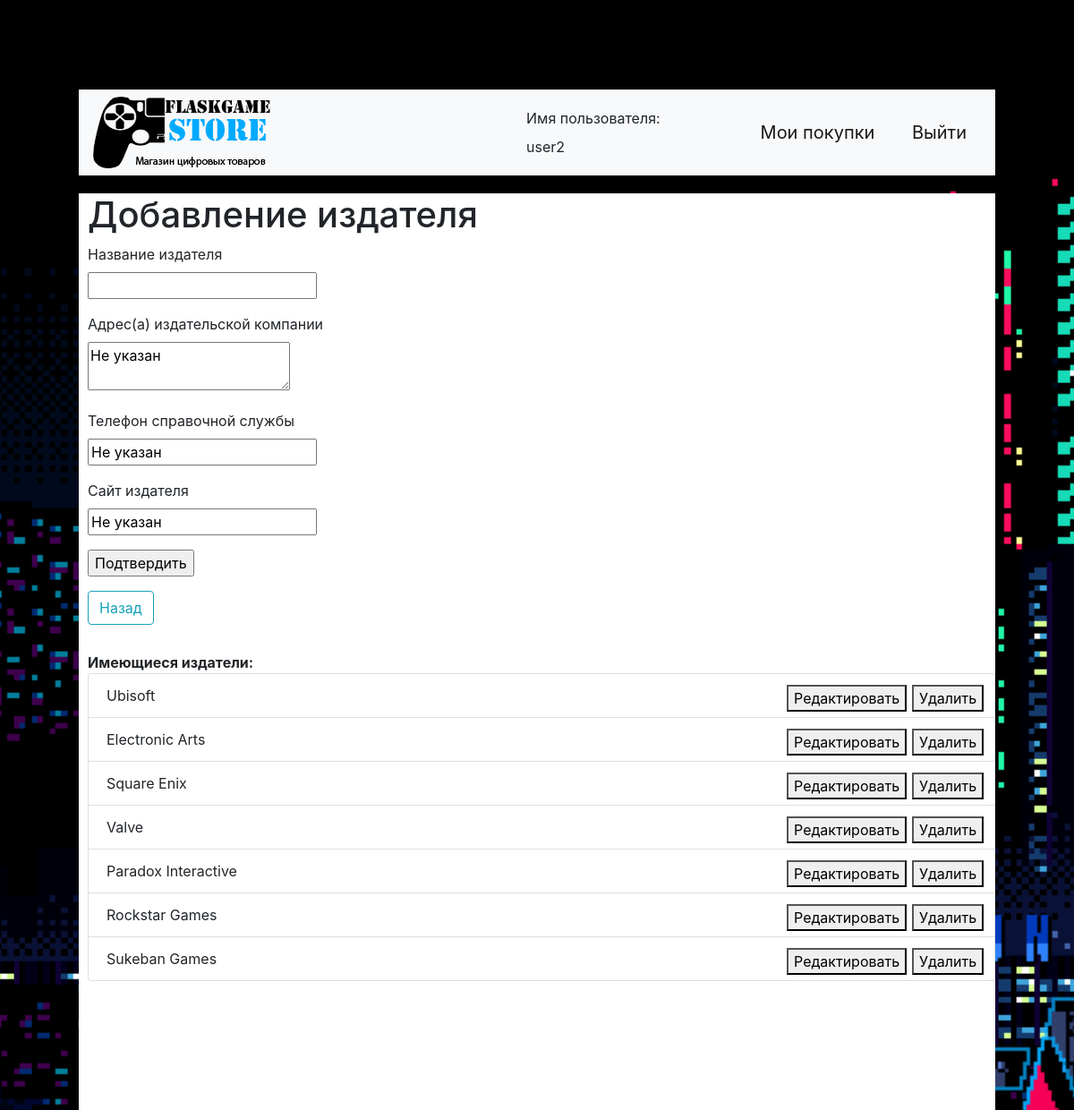
/add_publisher (signed in), run on the app's committed database.
### main_window.py (models this page shows, shortened)
class Publisher(db.Model):
    pub_id = db.Column(db.Integer, primary_key=True)
    pub_name = db.Column(db.String(128), unique=True, nullable=False)
    address = db.Column(db.TEXT, unique=False, nullable=False)
    telephone = db.Column(db.String(128), nullable=False)
    site = db.Column(db.String(128), nullable=True)

### main_window.py (the view, shortened to what this page needs)
@app.route('/add_publisher', methods=['GET', 'POST'])
def add_publisher():
    form = AddPublisherForm()
    publishers = Publisher.query.all()
    return render_template('add_publisher.html', title='Добавление издателя', form=form, username=session['username'],
                           publishers=publishers)

### forms.py
class AddPublisherForm(FlaskForm):
    pub_name = StringField('Название издателя', validators=[DataRequired()])
    address = TextAreaField('Адрес(а) издательской компании', default='Не указан', validators=[DataRequired()])
    telephone = StringField('Телефон справочной службы', default='Не указан', validators=[DataRequired()])
    site = StringField('Сайт издателя', default='Не указан', validators=[DataRequired()])
    submit = SubmitField('Подтвердить')

### templates/add_publisher.html (shortened to what this page needs)
{% extends "base.html" %}
{% block content %}
    <form action="" method="post" novalidate style="margin-left: 10px; margin-top: 20px" enctype="multipart/form-data">
        <p>
            <h1>Добавление издателя</h1>
            {{ form.pub_name.label }}<br>
            {{ form.pub_name }}<br>
        </p>
        <p>
            {{ form.address.label }}<br>
            {{ form.address }}<br>
        </p>
        <p>
            {{ form.telephone.label }}<br>
            {{ form.telephone }}<br>
        </p>
        <p>
            {{ form.site.label }}<br>
            {{ form.site }}<br>
        </p>
        <p>{{ form.submit() }}</p>
        <a href="/index"> <button type="button" class="btn btn-outline-info">Назад</button></a>
    </form>
        <div style="padding-top: 30px; padding-left:10px">
            <b>Имеющиеся издатели:</b>
            {% if publishers %}
            <ul class="list-group">
            {% for item in publishers %}
                <li class="list-group-item">{{ item.pub_name }}<a href="/edit_publisher/{{ item.pub_id }}"><button style="left: 780px; position: absolute">Редактировать</button></a><a href="/delete_pub/{{ item.pub_id }}"><button style="left: 920px; position: absolute">Удалить</button></a></li>
            {% endfor %}
            </ul>
            {% else %}
            <p><i>На данный момент издателей нет в базе данных</i></p>
            {% endif %}
        </div>
{% endblock %}

### data on the page
Publisher: pub_name "Ubisoft"
Publisher: pub_name "Electronic Arts"
Publisher: pub_name "Square Enix"
Publisher: pub_name "Valve"
Publisher: pub_name "Paradox Interactive"
Publisher: pub_name "Rockstar Games"
Publisher: pub_name "Sukeban Games"

### other printed values
{{ username }} "user2"
